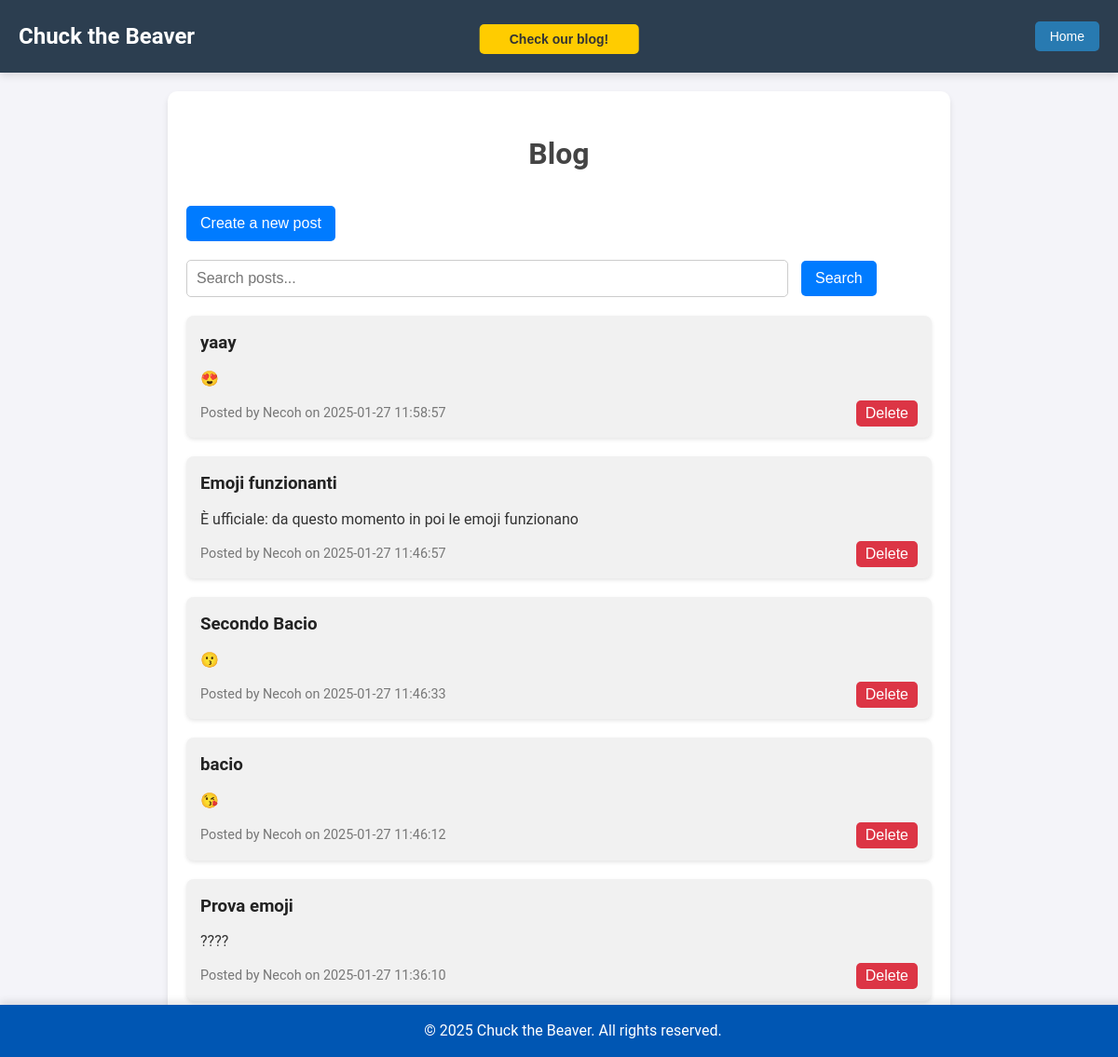
Page /blog.php (signed in) on the committed database.
### tables this page shows
CREATE TABLE `blog_posts` (
  `id` int(11) NOT NULL,
  `title` varchar(255) NOT NULL,
  `content` text NOT NULL,
  `created_at` timestamp NOT NULL DEFAULT current_timestamp(),
  `creator` varchar(255) NOT NULL COMMENT 'Nome del creatore del post'
);

### blog.php (the view, shortened to what this page needs)
<!DOCTYPE html>
<html lang="en">
<head>
    <link rel="stylesheet" href="css/blog.css">
    <link rel="stylesheet" href="css/loader.css">
</head>
<body>
    <?php require 'header.php'; ?>
    <?php
        require_once 'database/connessioneDB.php';
        $isAdmin = isset($_SESSION['admin']);
    ?>
    <div class="blog-container">
        <h1>Blog</h1>
        <?php if ($isAdmin): ?>
            <div class="admin-panel-container">
                <button id="toggleAdminPanel">Create a new post</button>
            </div>
        <?php endif; ?>
        <div class="search-container">
            <form id="searchForm">
                <input type="text" id="searchInput" name="search" placeholder="Search posts...">
                <button type="submit">Search</button>
            </form>
        </div>
        <div id="blogPosts">
            <?php
            $query = $conn->query("SELECT * FROM blog_posts ORDER BY created_at DESC LIMIT 5");
            $posts = $query->fetchAll();
            if ($posts):
                foreach ($posts as $post):
            ?>
                    <div class="post">
                        <h3><?= htmlspecialchars($post['title']) ?></h3>
                        <div><?= $post['content'] ?></div>
                        <small>Posted by <?= htmlspecialchars($post['creator']) ?> on <?= htmlspecialchars($post['created_at']) ?></small>
                        <?php if ($isAdmin): ?>
                            <button class="deletePost" id="<?= $post['id'] ?>">Delete</button>
                        <?php endif; ?>
                    </div>
            <?php
                endforeach;
            else:
                echo "<p>No posts available.</p>";
            endif;
            ?>
        </div>
    </div>
    <?php require 'footer.php'; ?>
</body>
</html>

### css/blog.css (style rules this page uses)
body { font-family: Arial, sans-serif; line-height: 1.6; background-color: #f9f9f9; color: #333; margin: 0; padding: 0; }
.blog-container { max-width: 800px; margin: 20px auto; padding: 20px; background: #fff; border-radius: 10px; box-shadow: 0 4px 6px rgba(0, 0, 0, 0.1); }
h1, h2 { color: #444; margin-bottom: 20px; text-align: center; }
.post { margin-bottom: 20px; padding: 15px; background: #f1f1f1; border-radius: 8px; box-shadow: 0 2px 4px rgba(0, 0, 0, 0.1); }
.post h3 { margin: 0 0 10px; color: #222; }
.post p { margin: 0 0 10px; }
.post small { color: #777; font-size: 0.9em; }
.admin-panel-container { margin: 20px 0; text-align: left; }
#toggleAdminPanel, #closeAdminPanel { background-color: #007bff; color: white; border: none; padding: 10px 15px; border-radius: 5px; cursor: pointer; font-size: 1rem; margin-top: 10px; transition: background-color 0.3s; }
.search-container { margin-bottom: 20px; }
.search-container input[type="text"] { width: 78%; padding: 10px; border: 1px solid #ccc; border-radius: 5px; font-size: 1rem; }
.search-container button { padding: 10px 15px; border: none; border-radius: 5px; background-color: #007bff; color: white; cursor: pointer; font-size: 1rem; margin-left: 10px; transition: background-color 0.3s; }
.deletePost { background-color: #dc3545; color: white; border: none; padding: 5px 10px; border-radius: 5px; cursor: pointer; font-size: 1rem; transition: background-color 0.3s; float: right; }

### css/header.css (style rules this page uses)
body { font-family: 'Roboto', sans-serif; margin: 0; padding: 0; background-color: #f4f4f9; color: #333; }

### rows in the picture
blog_posts: title "yaay", content "😍", creator "Necoh", created_at "2025-01-27 11:58:57"
blog_posts: title "Emoji funzionanti", content "È ufficiale: da questo momento in poi le emoji funzionano", creator "Necoh", created_at "2025-01-27 11:46:57"
blog_posts: title "Secondo Bacio", content "😗", creator "Necoh", created_at "2025-01-27 11:46:33"
blog_posts: title "bacio", content "😘", creator "Necoh", created_at "2025-01-27 11:46:12"
blog_posts: title "Prova emoji", content "????", creator "Necoh", created_at "2025-01-27 11:36:10"
